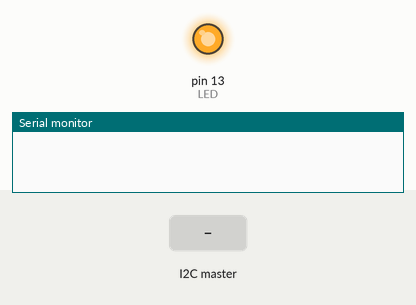
This sketch was run on a simulated Arduino Uno, built with avr-gcc and run on an emulated ATmega328P. On the bench: output pins drawn as LEDs (lit = HIGH), the last lines printed to the serial monitor. The inputs (shaded band) are chosen by the test bench.

Above: at 0.1 s.
At 5.2 s:
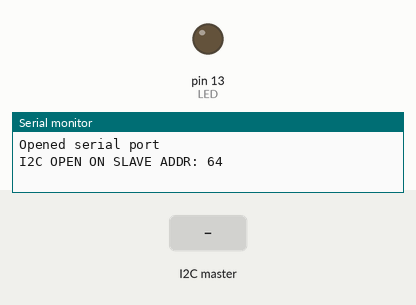
5.3 s: the I2C master sends the byte 1
6.8 s: the I2C master sends the byte 2
At 7.3 s:
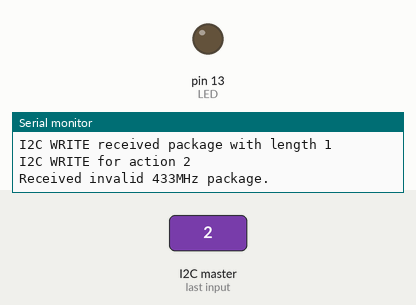
Timing chart, 0 to 9.8 s (numbered marks = the images above; inputs shaded):
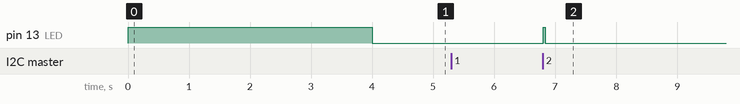

The sketch:

I2C.Controller.ino
```cpp
#include <Wire.h>
#include "RC433MhzController.h"
#define DEBUG 1
#define DUMP_PACKAGE 0
#define I2C_SLAVE_ADDRESS 0x40
#define LED 13
#define I2C_ACTION_RC433MHz 2

void setup() {

	pinMode(LED, OUTPUT);
	digitalWrite(LED, HIGH);

#if DEBUG
	Serial.begin(9600);
  delay(2000);
	Serial.println("Opened serial port");
  delay(2000);
	Serial.flush();
#endif

  // open I2C on desired slave...
	Wire.begin(I2C_SLAVE_ADDRESS);
#if DEBUG
  Serial.println("I2C OPEN ON SLAVE ADDR: " + String(I2C_SLAVE_ADDRESS));
#endif
  // hook on receive
	Wire.onReceive(handleI2CWrite);
	digitalWrite(LED, LOW);
}

void loop()
{
  // noop.
}

void handleI2CWrite(int dataLength)
{
	if (dataLength == 0) return;

#if DEBUG
	if (dataLength > 32) {
		Serial.println(F("Received too large package"));
		return;
	}
  Serial.println("I2C WRITE received package with length " + String(dataLength));
#endif

  digitalWrite(LED, HIGH);
  // read action
	uint8_t action = Wire.read();

#if DEBUG
  Serial.println("I2C WRITE for action " + String(action));
#endif
  // read package
	uint8_t package[32];
	size_t packageLength = dataLength - 1;
	Wire.readBytes(package, packageLength);

#if DUMP_PACKAGE
  String packageDump = "Package = ";
  for (int i = 0; i < packageLength; i++)
  {
    packageDump += String(i) + "=" + String(package[i]) + ", ";
  }
  Serial.println(packageDump);
#endif

	switch (action)
	{
   case I2C_ACTION_RC433MHz:
    {
      RC433MhzController_handleI2CWrite(package, packageLength);
      break;
    }
	}

	digitalWrite(LED, LOW);
}
```

RC433MhzController.cpp
```cpp
#include <Arduino.h>
#include <RCSwitch.h>
#define DEBUG 1

RCSwitch mySwitch = RCSwitch();

void Transmit(int pin, const char * sGroup, const char * sDevice, bool onOff)
{
  mySwitch.enableTransmit(pin);
  if (onOff)
  {
    mySwitch.switchOn(sGroup, sDevice);
  }
  else
  {
    mySwitch.switchOff(sGroup, sDevice);
  }
}

void RC433MhzController_handleI2CWrite(uint8_t package[], uint8_t packageLength)
{
	// Example package bytes:
	// 0 = CODE_1
	// 1 = CODE_2
	// 2 = CODE_3
	// 3 = CODE_4
	// 4 = CODE_5
  // 5 = CODE_A
  // 6 = CODE_B
  // 7 = CODE_C
  // 8 = CODE_D
  // 9 = CODE_E
  //10 = ACTIVE
	//11 = REPEAT_COUNT
	//12 = PIN
  if (packageLength != 13)
  {
#if DEBUG
  Serial.println("Received invalid 433MHz package.");
#endif
    return;
  }
  char sGroup[6]; sGroup[5] = 0;
  char sDevice[6]; sDevice[5] = 0;
  for (int i = 0; i < 5; i++)
  {
    sGroup[i] = package[i] == 1 ? '1' : '0';
    sDevice[i] = package[i+5] == 1 ? '1' : '0';
  }
  uint8_t active = package[10];
  uint8_t repeats = package[11];
  uint8_t pin = package[12];

#if DEBUG
  Serial.println("Sending 433MHz Switch=" + String(active) + " to Group=" + String(sGroup) + ", Device=" + String(sDevice));
#endif

  for (int i = 0; i < 3; i++)
  {
    Transmit(pin, sGroup, sDevice, active > 0);
    delay(100);
  }

}
```

RC433MhzController.h
```cpp
#pragma once
#include <Arduino.h>

void RC433MhzController_handleI2CWrite(uint8_t package[], uint8_t packageLength);
```

Measured:
- after the input at 6.8 s, pin 13 (LED): LOW → HIGH at once, → LOW 0.04 s later
